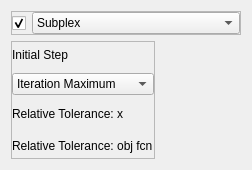
                     <widget class="QWidget" name="page_2">
                      <property name="geometry">
                       <rect>
                        <x>0</x>
                        <y>0</y>
                        <width>252</width>
                        <height>170</height>
                       </rect>
                      </property>
                      <attribute name="label">
                       <string>Local Optimization</string>
                      </attribute>
                      <layout class="QGridLayout" name="gridLayout_47">
                       <item row="0" column="0" colspan="3">
                        <widget class="QFrame" name="frame_20">
                         <property name="frameShape">
                          <enum>QFrame::StyledPanel</enum>
                         </property>
                         <property name="frameShadow">
                          <enum>QFrame::Raised</enum>
                         </property>
                         <layout class="QGridLayout" name="gridLayout_46">
                          <property name="leftMargin">
                           <number>0</number>
                          </property>
                          <property name="topMargin">
                           <number>0</number>
                          </property>
                          <property name="rightMargin">
                           <number>0</number>
                          </property>
                          <property name="bottomMargin">
                           <number>0</number>
                          </property>
                          <item row="0" column="1">
                           <widget class="QComboBox" name="local_opt_choice_box">
                            <property name="sizePolicy">
                             <sizepolicy hsizetype="MinimumExpanding" vsizetype="Fixed">
                              <horstretch>0</horstretch>
                              <verstretch>0</verstretch>
                             </sizepolicy>
                            </property>
                            <property name="currentIndex">
                             <number>0</number>
                            </property>
                            <item>
                             <property name="text">
                              <string>Subplex</string>
                             </property>
                            </item>
                            <item>
                             <property name="text">
                              <string>COBYLA</string>
                             </property>
                            </item>
                            <item>
                             <property name="text">
                              <string>BOBYQA</string>
                             </property>
                            </item>
                            <item>
                             <property name="text">
                              <string>Nelder-Mead Simplex</string>
                             </property>
                            </item>
                           </widget>
                          </item>
                          <item row="0" column="0">
                           <widget class="QCheckBox" name="local_opt_enable_box">
                            <property name="sizePolicy">
                             <sizepolicy hsizetype="Minimum" vsizetype="Minimum">
                              <horstretch>0</horstretch>
                              <verstretch>0</verstretch>
                             </sizepolicy>
                            </property>
                            <property name="text">
                             <string/>
                            </property>
                            <property name="checked">
                             <bool>true</bool>
                            </property>
                           </widget>
                          </item>
                         </layout>
                        </widget>
                       </item>
                       <item row="1" column="2">
                        <widget class="QFrame" name="frame_22">
                         <property name="sizePolicy">
                          <sizepolicy hsizetype="Preferred" vsizetype="MinimumExpanding">
                           <horstretch>0</horstretch>
                           <verstretch>0</verstretch>
                          </sizepolicy>
                         </property>
                         <property name="minimumSize">
                          <size>
                           <width>15</width>
                           <height>0</height>
                          </size>
                         </property>
                         <property name="frameShape">
                          <enum>QFrame::NoFrame</enum>
                         </property>
                         <property name="frameShadow">
                          <enum>QFrame::Plain</enum>
                         </property>
                         <property name="lineWidth">
                          <number>0</number>
                         </property>
                         <layout class="QGridLayout" name="local_opt_layout">
                          <property name="leftMargin">
                           <number>0</number>
                          </property>
                          <property name="topMargin">
                           <number>0</number>
                          </property>
                          <property name="rightMargin">
                           <number>0</number>
                          </property>
                          <property name="bottomMargin">
                           <number>0</number>
                          </property>
                         </layout>
                        </widget>
                       </item>
                       <item row="1" column="0">
                        <widget class="QFrame" name="frame_31">
                         <property name="frameShape">
                          <enum>QFrame::StyledPanel</enum>
                         </property>
                         <property name="frameShadow">
                          <enum>QFrame::Raised</enum>
                         </property>
                         <layout class="QGridLayout" name="gridLayout_61">
                          <property name="leftMargin">
                           <number>0</number>
                          </property>
                          <property name="topMargin">
                           <number>0</number>
                          </property>
                          <property name="rightMargin">
                           <number>0</number>
                          </property>
                          <property name="bottomMargin">
                           <number>0</number>
                          </property>
                          <item row="0" column="0">
                           <widget class="QLabel" name="local_text_1">
                            <property name="text">
                             <string>Initial Step</string>
                            </property>
                           </widget>
                          </item>
                          <item row="2" column="0">
                           <widget class="QLabel" name="local_text_2">
                            <property name="text">
                             <string>Relative Tolerance: x</string>
                            </property>
                           </widget>
                          </item>
                          <item row="1" column="0">
                           <widget class="QComboBox" name="local_stop_criteria_box">
                            <item>
                             <property name="text">
                              <string>Iteration Maximum</string>
                             </property>
                            </item>
                            <item>
                             <property name="text">
                              <string>Maximum Time [min]</string>
                             </property>
                            </item>
                            <item>
                             <property name="text">
                              <string>No Abort Criteria</string>
                             </property>
                            </item>
                           </widget>
                          </item>
                          <item row="3" column="0">
                           <widget class="QLabel" name="local_text_3">
                            <property name="text">
                             <string>Relative Tolerance: obj fcn</string>
                            </property>
                           </widget>
                          </item>
                         </layout>
                        </widget>
                       </item>
                       <item row="1" column="1">
                        <spacer name="horizontalSpacer_23">
                         <property name="orientation">
                          <enum>Qt::Horizontal</enum>
                         </property>
                         <property name="sizeHint" stdset="0">
                          <size>
                           <width>0</width>
                           <height>20</height>
                          </size>
                         </property>
                        </spacer>
                       </item>
                      </layout>
                     </widget>
